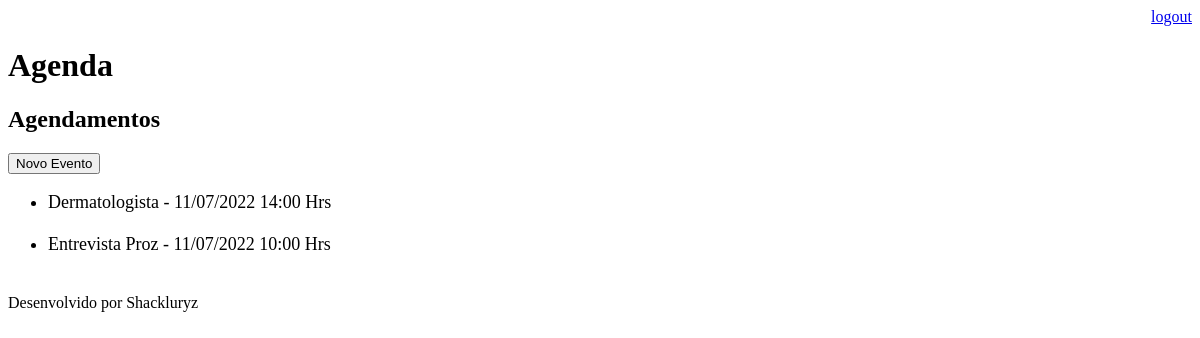
The app's page /agenda/ (signed in), older data.
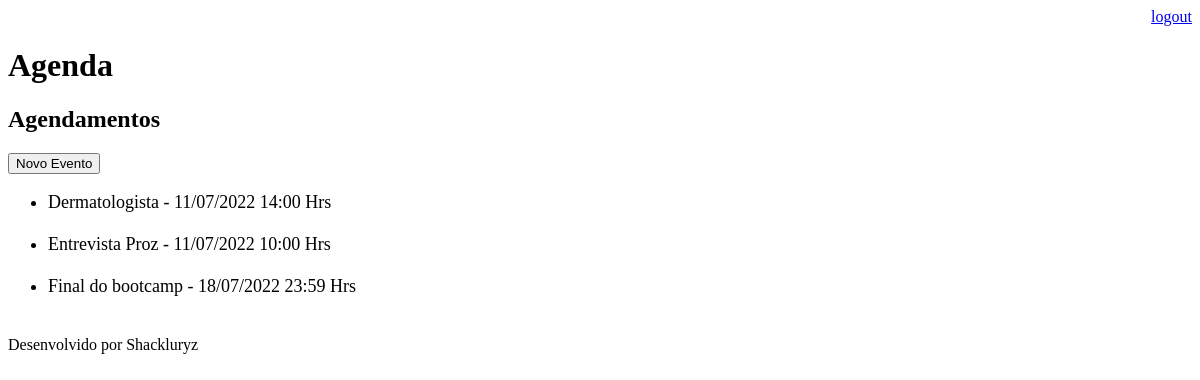
The same page, newer data.
### core/models.py (models this page shows, shortened)
class Evento(models.Model):
  titulo = models.CharField(max_length=100)
  descricao = models.TextField(blank=True, null=True)
  data_evento = models.DateTimeField(verbose_name='Data do Evento')
  data_criacao = models.DateTimeField(auto_now=True)
  usuario = models.ForeignKey(User, on_delete=models.CASCADE)
  class Meta:
    db_table = 'evento'
  def get_data_evento(self):
    return self.data_evento.strftime('%d/%m/%Y %H:%M Hrs')

### core/views.py (the view)
# urls.py: path('agenda/', views.lista_eventos),
@login_required(login_url='/login/')
def lista_eventos(request):
  usuario = request.user
  evento = Evento.objects.filter(usuario=usuario)
  dados =  {'eventos':evento}
  return render(request, 'agenda.html', dados)

### templates/agenda.html
{% extends "model-page.html" %}
{% block content %}
  <h2>Agendamentos</h2>
  <a href="evento/">
    <button type="button">Novo Evento</button>
  </a>
  <ul style="font-size: 18px">
  {% for evento in eventos %}
    <li>{{evento.titulo}} - {{evento.get_data_evento}}</li><br>
  {% endfor %}
  </ul>
{% endblock %}

### templates/model-page.html
<!DOCTYPE html>
<html lang="en">
<head>
  {% include "model-header.html" %}
</head>
<body>
  {% block content %} {% endblock %}
  {% include "model-footer.html" %}
</body>
</html>

### templates/model-header.html (shortened to what this page needs)
<div align="right">
    <a href="/logout">logout</a>
</div>
<h1>Agenda</h1>

### templates/model-footer.html
<p>Desenvolvido por Shackluryz</p>

Row changes from the older to the newer data that the page shows:
added Evento: titulo "Final do bootcamp", get_data_evento "18/07/2022 23:59 Hrs"
